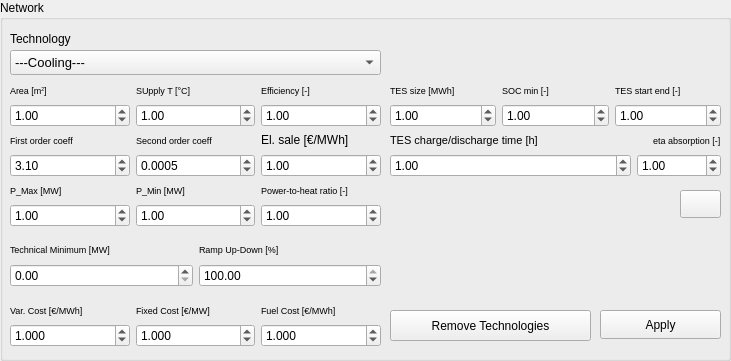
           <widget class="QGroupBox" name="cooling_2">
            <property name="geometry">
             <rect>
              <x>10</x>
              <y>290</y>
              <width>731</width>
              <height>361</height>
             </rect>
            </property>
            <property name="title">
             <string>Network</string>
            </property>
            <widget class="QLabel" name="label_12">
             <property name="geometry">
              <rect>
               <x>10</x>
               <y>30</y>
               <width>161</width>
               <height>17</height>
              </rect>
             </property>
             <property name="text">
              <string>Technology</string>
             </property>
            </widget>
            <widget class="QWidget" name="horizontalLayoutWidget_10">
             <property name="geometry">
              <rect>
               <x>10</x>
               <y>320</y>
               <width>371</width>
               <height>31</height>
              </rect>
             </property>
             <layout class="QHBoxLayout" name="horizontalLayout_9">
              <item>
               <widget class="QDoubleSpinBox" name="networkVariableCost">
                <property name="decimals">
                 <number>3</number>
                </property>
                <property name="maximum">
                 <double>100000.000000000000000</double>
                </property>
                <property name="singleStep">
                 <double>0.010000000000000</double>
                </property>
                <property name="value">
                 <double>1.000000000000000</double>
                </property>
               </widget>
              </item>
              <item>
               <widget class="QDoubleSpinBox" name="networkFixedCost">
                <property name="decimals">
                 <number>3</number>
                </property>
                <property name="maximum">
                 <double>100000.000000000000000</double>
                </property>
                <property name="singleStep">
                 <double>0.010000000000000</double>
                </property>
                <property name="value">
                 <double>1.000000000000000</double>
                </property>
               </widget>
              </item>
              <item>
               <widget class="QDoubleSpinBox" name="networkFuelCost">
                <property name="decimals">
                 <number>3</number>
                </property>
                <property name="maximum">
                 <double>100000.000000000000000</double>
                </property>
                <property name="singleStep">
                 <double>0.010000000000000</double>
                </property>
                <property name="value">
                 <double>1.000000000000000</double>
                </property>
               </widget>
              </item>
             </layout>
            </widget>
            <widget class="QWidget" name="horizontalLayoutWidget_35">
             <property name="geometry">
              <rect>
               <x>10</x>
               <y>80</y>
               <width>371</width>
               <height>21</height>
              </rect>
             </property>
             <layout class="QHBoxLayout" name="horizontalLayout_43">
              <item>
               <widget class="QLabel" name="label_97">
                <property name="text">
                 <string>&lt;html&gt;&lt;head/&gt;&lt;body&gt;&lt;p&gt;&lt;span style=&quot; font-size:7pt;&quot;&gt;Area [m&lt;/span&gt;&lt;span style=&quot; font-size:7pt; vertical-align:super;&quot;&gt;2&lt;/span&gt;&lt;span style=&quot; font-size:7pt;&quot;&gt;]&lt;/span&gt;&lt;/p&gt;&lt;/body&gt;&lt;/html&gt;</string>
                </property>
               </widget>
              </item>
              <item>
               <widget class="QLabel" name="label_98">
                <property name="text">
                 <string>&lt;html&gt;&lt;head/&gt;&lt;body&gt;&lt;p&gt;&lt;span style=&quot; font-size:7pt;&quot;&gt;SUpply T [°C]&lt;/span&gt;&lt;/p&gt;&lt;/body&gt;&lt;/html&gt;</string>
                </property>
               </widget>
              </item>
              <item>
               <widget class="QLabel" name="label_99">
                <property name="text">
                 <string>&lt;html&gt;&lt;head/&gt;&lt;body&gt;&lt;p&gt;&lt;span style=&quot; font-size:7pt;&quot;&gt;Efficiency [-]&lt;/span&gt;&lt;/p&gt;&lt;/body&gt;&lt;/html&gt;</string>
                </property>
               </widget>
              </item>
             </layout>
            </widget>
            <widget class="QWidget" name="horizontalLayoutWidget_37">
             <property name="geometry">
              <rect>
               <x>10</x>
               <y>100</y>
               <width>371</width>
               <height>31</height>
              </rect>
             </property>
             <layout class="QHBoxLayout" name="horizontalLayout_48">
              <item>
               <widget class="QDoubleSpinBox" name="networkarea">
                <property name="maximum">
                 <double>100000.000000000000000</double>
                </property>
                <property name="singleStep">
                 <double>0.010000000000000</double>
                </property>
                <property name="value">
                 <double>1.000000000000000</double>
                </property>
               </widget>
              </item>
              <item>
               <widget class="QDoubleSpinBox" name="networkTemp">
                <property name="minimum">
                 <double>-100000.000000000000000</double>
                </property>
                <property name="maximum">
                 <double>100000.000000000000000</double>
                </property>
                <property name="singleStep">
                 <double>0.010000000000000</double>
                </property>
                <property name="value">
                 <double>1.000000000000000</double>
                </property>
               </widget>
              </item>
              <item>
               <widget class="QDoubleSpinBox" name="networkEta">
                <property name="maximum">
                 <double>100000.000000000000000</double>
                </property>
                <property name="singleStep">
                 <double>0.010000000000000</double>
                </property>
                <property name="value">
                 <double>1.000000000000000</double>
                </property>
               </widget>
              </item>
             </layout>
            </widget>
            <widget class="QWidget" name="horizontalLayoutWidget_42">
             <property name="geometry">
              <rect>
               <x>10</x>
               <y>130</y>
               <width>371</width>
               <height>21</height>
              </rect>
             </property>
             <layout class="QHBoxLayout" name="horizontalLayout_54">
              <item>
               <widget class="QLabel" name="label_100">
                <property name="text">
                 <string>&lt;html&gt;&lt;head/&gt;&lt;body&gt;&lt;p&gt;&lt;span style=&quot; font-size:7pt;&quot;&gt;First order coeff&lt;/span&gt;&lt;/p&gt;&lt;/body&gt;&lt;/html&gt;</string>
                </property>
               </widget>
              </item>
              <item>
               <widget class="QLabel" name="label_101">
                <property name="text">
                 <string>&lt;html&gt;&lt;head/&gt;&lt;body&gt;&lt;p&gt;&lt;span style=&quot; font-size:7pt;&quot;&gt;Second order coeff&lt;/span&gt;&lt;/p&gt;&lt;/body&gt;&lt;/html&gt;</string>
                </property>
               </widget>
              </item>
              <item>
               <widget class="QLabel" name="label_86">
                <property name="text">
                 <string>&lt;html&gt;&lt;head/&gt;&lt;body&gt;&lt;p&gt;El. sale [€/MWh]&lt;/p&gt;&lt;/body&gt;&lt;/html&gt;</string>
                </property>
               </widget>
              </item>
             </layout>
            </widget>
            <widget class="QWidget" name="horizontalLayoutWidget_52">
             <property name="geometry">
              <rect>
               <x>10</x>
               <y>150</y>
               <width>371</width>
               <height>31</height>
              </rect>
             </property>
             <layout class="QHBoxLayout" name="horizontalLayout_55">
              <item>
               <widget class="QDoubleSpinBox" name="network1coeff">
                <property name="minimum">
                 <double>-100000.000000000000000</double>
                </property>
                <property name="maximum">
                 <double>100000.000000000000000</double>
                </property>
                <property name="singleStep">
                 <double>0.010000000000000</double>
                </property>
                <property name="value">
                 <double>3.100000000000000</double>
                </property>
               </widget>
              </item>
              <item>
               <widget class="QDoubleSpinBox" name="network2coeff">
                <property name="decimals">
                 <number>4</number>
                </property>
                <property name="maximum">
                 <double>100000.000000000000000</double>
                </property>
                <property name="singleStep">
                 <double>0.010000000000000</double>
                </property>
                <property name="value">
                 <double>0.000500000000000</double>
                </property>
               </widget>
              </item>
              <item>
               <widget class="QDoubleSpinBox" name="network_el_sale">
                <property name="maximum">
                 <double>999999999.000000000000000</double>
                </property>
                <property name="value">
                 <double>1.000000000000000</double>
                </property>
               </widget>
              </item>
             </layout>
            </widget>
            <widget class="QWidget" name="horizontalLayoutWidget_17">
             <property name="geometry">
              <rect>
               <x>10</x>
               <y>240</y>
               <width>371</width>
               <height>20</height>
              </rect>
             </property>
             <layout class="QHBoxLayout" name="horizontalLayout_56">
              <item>
               <widget class="QLabel" name="label_20">
                <property name="text">
                 <string>&lt;html&gt;&lt;head/&gt;&lt;body&gt;&lt;p&gt;&lt;span style=&quot; font-size:7pt;&quot;&gt;Technical Minimum [MW]&lt;/span&gt;&lt;/p&gt;&lt;/body&gt;&lt;/html&gt;</string>
                </property>
               </widget>
              </item>
              <item>
               <widget class="QLabel" name="label_64">
                <property name="text">
                 <string>&lt;html&gt;&lt;head/&gt;&lt;body&gt;&lt;p&gt;&lt;span style=&quot; font-size:7pt;&quot;&gt;Ramp Up-Down [%]&lt;/span&gt;&lt;/p&gt;&lt;/body&gt;&lt;/html&gt;</string>
                </property>
               </widget>
              </item>
             </layout>
            </widget>
            <widget class="QWidget" name="horizontalLayoutWidget_19">
             <property name="geometry">
              <rect>
               <x>10</x>
               <y>260</y>
               <width>371</width>
               <height>31</height>
              </rect>
             </property>
             <layout class="QHBoxLayout" name="horizontalLayout_57">
              <item>
               <widget class="QDoubleSpinBox" name="networkTechMin">
                <property name="maximum">
                 <double>1000000.000000000000000</double>
                </property>
                <property name="singleStep">
                 <double>0.010000000000000</double>
                </property>
                <property name="value">
                 <double>0.000000000000000</double>
                </property>
               </widget>
              </item>
              <item>
               <widget class="QDoubleSpinBox" name="networkRampUpDown">
                <property name="maximum">
                 <double>100.000000000000000</double>
                </property>
                <property name="singleStep">
                 <double>1.000000000000000</double>
                </property>
                <property name="value">
                 <double>100.000000000000000</double>
                </property>
               </widget>
              </item>
             </layout>
            </widget>
            <widget class="QWidget" name="horizontalLayoutWidget_53">
             <property name="geometry">
              <rect>
               <x>10</x>
               <y>300</y>
               <width>371</width>
               <height>21</height>
              </rect>
             </property>
             <layout class="QHBoxLayout" name="horizontalLayout_58">
              <item>
               <widget class="QLabel" name="label_79">
                <property name="text">
                 <string>&lt;html&gt;&lt;head/&gt;&lt;body&gt;&lt;p&gt;&lt;span style=&quot; font-size:7pt;&quot;&gt;Var. Cost [€/MWh]&lt;/span&gt;&lt;/p&gt;&lt;/body&gt;&lt;/html&gt;</string>
                </property>
               </widget>
              </item>
              <item>
               <widget class="QLabel" name="label_63">
                <property name="text">
                 <string>&lt;html&gt;&lt;head/&gt;&lt;body&gt;&lt;p&gt;&lt;span style=&quot; font-size:7pt;&quot;&gt;Fixed Cost [€/MW]&lt;/span&gt;&lt;/p&gt;&lt;/body&gt;&lt;/html&gt;</string>
                </property>
               </widget>
              </item>
              <item>
               <widget class="QLabel" name="label_80">
                <property name="text">
                 <string>&lt;html&gt;&lt;head/&gt;&lt;body&gt;&lt;p&gt;&lt;span style=&quot; font-size:7pt;&quot;&gt;Fuel Cost [€/MWh]&lt;/span&gt;&lt;/p&gt;&lt;/body&gt;&lt;/html&gt;</string>
                </property>
               </widget>
              </item>
             </layout>
            </widget>
            <widget class="QWidget" name="horizontalLayoutWidget_54">
             <property name="geometry">
              <rect>
               <x>390</x>
               <y>80</y>
               <width>331</width>
               <height>21</height>
              </rect>
             </property>
             <layout class="QHBoxLayout" name="horizontalLayout_59">
              <item>
               <widget class="QLabel" name="label_103">
                <property name="text">
                 <string>&lt;html&gt;&lt;head/&gt;&lt;body&gt;&lt;p&gt;&lt;span style=&quot; font-size:7pt;&quot;&gt;TES size [MWh]&lt;/span&gt;&lt;/p&gt;&lt;/body&gt;&lt;/html&gt;</string>
                </property>
               </widget>
              </item>
              <item>
               <widget class="QLabel" name="label_104">
                <property name="text">
                 <string>&lt;html&gt;&lt;head/&gt;&lt;body&gt;&lt;p&gt;&lt;span style=&quot; font-size:7pt;&quot;&gt;SOC min [-]&lt;/span&gt;&lt;/p&gt;&lt;/body&gt;&lt;/html&gt;</string>
                </property>
               </widget>
              </item>
              <item>
               <widget class="QLabel" name="label_105">
                <property name="text">
                 <string>&lt;html&gt;&lt;head/&gt;&lt;body&gt;&lt;p&gt;&lt;span style=&quot; font-size:7pt;&quot;&gt;TES start end [-]&lt;/span&gt;&lt;/p&gt;&lt;/body&gt;&lt;/html&gt;</string>
                </property>
               </widget>
              </item>
             </layout>
            </widget>
            <widget class="QWidget" name="horizontalLayoutWidget_55">
             <property name="geometry">
              <rect>
               <x>390</x>
               <y>100</y>
               <width>331</width>
               <height>31</height>
              </rect>
             </property>
             <layout class="QHBoxLayout" name="horizontalLayout_60">
              <item>
               <widget class="QDoubleSpinBox" name="networkTes_size">
                <property name="maximum">
                 <double>100000.000000000000000</double>
                </property>
                <property name="singleStep">
                 <double>0.010000000000000</double>
                </property>
                <property name="value">
                 <double>1.000000000000000</double>
                </property>
               </widget>
              </item>
              <item>
               <widget class="QDoubleSpinBox" name="networkSocMin">
                <property name="maximum">
                 <double>100000.000000000000000</double>
                </property>
                <property name="singleStep">
                 <double>0.010000000000000</double>
                </property>
                <property name="value">
                 <double>1.000000000000000</double>
                </property>
               </widget>
              </item>
              <item>
               <widget class="QDoubleSpinBox" name="networkTesStartEnd">
                <property name="maximum">
                 <double>100000.000000000000000</double>
                </property>
                <property name="singleStep">
                 <double>0.010000000000000</double>
                </property>
                <property name="value">
                 <double>1.000000000000000</double>
                </property>
               </widget>
              </item>
             </layout>
            </widget>
            <widget class="QWidget" name="horizontalLayoutWidget_56">
             <property name="geometry">
              <rect>
               <x>390</x>
               <y>130</y>
               <width>331</width>
               <height>21</height>
              </rect>
             </property>
             <layout class="QHBoxLayout" name="horizontalLayout_61">
              <item>
               <widget class="QLabel" name="label_106">
                <property name="sizePolicy">
                 <sizepolicy hsizetype="Expanding" vsizetype="Preferred">
                  <horstretch>0</horstretch>
                  <verstretch>0</verstretch>
                 </sizepolicy>
                </property>
                <property name="text">
                 <string>&lt;html&gt;&lt;head/&gt;&lt;body&gt;&lt;p&gt;&lt;span style=&quot; font-size:8pt;&quot;&gt;TES charge/discharge time [h]&lt;/span&gt;&lt;/p&gt;&lt;/body&gt;&lt;/html&gt;</string>
                </property>
               </widget>
              </item>
              <item>
               <widget class="QLabel" name="label_107">
                <property name="text">
                 <string>&lt;html&gt;&lt;head/&gt;&lt;body&gt;&lt;p&gt;&lt;span style=&quot; font-size:7pt;&quot;&gt;eta absorption [-]&lt;/span&gt;&lt;/p&gt;&lt;/body&gt;&lt;/html&gt;</string>
                </property>
               </widget>
              </item>
             </layout>
            </widget>
            <widget class="QWidget" name="horizontalLayoutWidget_57">
             <property name="geometry">
              <rect>
               <x>390</x>
               <y>150</y>
               <width>331</width>
               <height>31</height>
              </rect>
             </property>
             <layout class="QHBoxLayout" name="horizontalLayout_62">
              <item>
               <widget class="QDoubleSpinBox" name="networkTes_discharge">
                <property name="sizePolicy">
                 <sizepolicy hsizetype="Expanding" vsizetype="Fixed">
                  <horstretch>0</horstretch>
                  <verstretch>0</verstretch>
                 </sizepolicy>
                </property>
                <property name="maximum">
                 <double>100000.000000000000000</double>
                </property>
                <property name="singleStep">
                 <double>0.010000000000000</double>
                </property>
                <property name="value">
                 <double>1.000000000000000</double>
                </property>
               </widget>
              </item>
              <item>
               <widget class="QDoubleSpinBox" name="networkCop_absorption">
                <property name="maximum">
                 <double>100000.000000000000000</double>
                </property>
                <property name="singleStep">
                 <double>0.010000000000000</double>
                </property>
                <property name="value">
                 <double>1.000000000000000</double>
                </property>
               </widget>
              </item>
             </layout>
            </widget>
            <widget class="QWidget" name="horizontalLayoutWidget_59">
             <property name="geometry">
              <rect>
               <x>10</x>
               <y>180</y>
               <width>371</width>
               <height>21</height>
              </rect>
             </property>
             <layout class="QHBoxLayout" name="horizontalLayout_65">
              <item>
               <widget class="QLabel" name="label_35">
                <property name="text">
                 <string>&lt;html&gt;&lt;head/&gt;&lt;body&gt;&lt;p&gt;&lt;span style=&quot; font-size:7pt;&quot;&gt;P_Max [MW]&lt;/span&gt;&lt;/p&gt;&lt;/body&gt;&lt;/html&gt;</string>
                </property>
               </widget>
              </item>
              <item>
               <widget class="QLabel" name="label_36">
                <property name="text">
                 <string>&lt;html&gt;&lt;head/&gt;&lt;body&gt;&lt;p&gt;&lt;span style=&quot; font-size:7pt;&quot;&gt;P_Min [MW]&lt;/span&gt;&lt;/p&gt;&lt;/body&gt;&lt;/html&gt;</string>
                </property>
               </widget>
              </item>
              <item>
               <widget class="QLabel" name="label_108">
                <property name="text">
                 <string>&lt;html&gt;&lt;head/&gt;&lt;body&gt;&lt;p&gt;&lt;span style=&quot; font-size:7pt;&quot;&gt;Power-to-heat ratio [-]&lt;/span&gt;&lt;/p&gt;&lt;/body&gt;&lt;/html&gt;</string>
                </property>
               </widget>
              </item>
             </layout>
            </widget>
            <widget class="QWidget" name="horizontalLayoutWidget_60">
             <property name="geometry">
              <rect>
               <x>10</x>
               <y>200</y>
               <width>371</width>
               <height>31</height>
              </rect>
             </property>
             <layout class="QHBoxLayout" name="horizontalLayout_66">
              <item>
               <widget class="QDoubleSpinBox" name="networkP_max">
                <property name="maximum">
                 <double>100000.000000000000000</double>
                </property>
                <property name="singleStep">
                 <double>0.010000000000000</double>
                </property>
                <property name="value">
                 <double>1.000000000000000</double>
                </property>
               </widget>
              </item>
              <item>
               <widget class="QDoubleSpinBox" name="networkP_min">
                <property name="maximum">
                 <double>100000.000000000000000</double>
                </property>
                <property name="singleStep">
                 <double>0.010000000000000</double>
                </property>
                <property name="value">
                 <double>1.000000000000000</double>
                </property>
               </widget>
              </item>
              <item>
               <widget class="QDoubleSpinBox" name="networkcb_CHP">
                <property name="maximum">
                 <double>100000.000000000000000</double>
                </property>
                <property name="singleStep">
                 <double>0.010000000000000</double>
                </property>
                <property name="value">
                 <double>1.000000000000000</double>
                </property>
               </widget>
              </item>
             </layout>
            </widget>
            <widget class="QPushButton" name="insertNetwork">
             <property name="geometry">
              <rect>
               <x>600</x>
               <y>310</y>
               <width>121</width>
               <height>29</height>
              </rect>
             </property>
             <property name="text">
              <string>Apply</string>
             </property>
            </widget>
            <widget class="QPushButton" name="remove_tech_network">
             <property name="geometry">
              <rect>
               <x>390</x>
               <y>310</y>
               <width>201</width>
               <height>31</height>
              </rect>
             </property>
             <property name="toolTip">
              <string notr="true">&lt;html&gt;&lt;head/&gt;&lt;body&gt;&lt;p&gt;Removes all the technologies of the selected generation point. Select a specific technology to remove only a single one.&lt;/p&gt;&lt;/body&gt;&lt;/html&gt;</string>
             </property>
             <property name="toolTipDuration">
              <number>8000</number>
             </property>
             <property name="text">
              <string>Remove Technologies</string>
             </property>
            </widget>
            <widget class="QPushButton" name="network_input_reset">
             <property name="geometry">
              <rect>
               <x>680</x>
               <y>190</y>
               <width>41</width>
               <height>28</height>
              </rect>
             </property>
             <property name="maximumSize">
              <size>
               <width>16777212</width>
               <height>16777215</height>
              </size>
             </property>
             <property name="toolTip">
              <string notr="true">&lt;html&gt;&lt;head/&gt;&lt;body&gt;&lt;p&gt;Set inputs to default values.&lt;/p&gt;&lt;/body&gt;&lt;/html&gt;</string>
             </property>
             <property name="toolTipDuration">
              <number>4000</number>
             </property>
             <property name="text">
              <string/>
             </property>
            </widget>
            <widget class="QComboBox" name="networkTechnology">
             <property name="geometry">
              <rect>
               <x>10</x>
               <y>50</y>
               <width>371</width>
               <height>25</height>
              </rect>
             </property>
             <property name="font">
              <font>
               <pointsize>10</pointsize>
              </font>
             </property>
             <property name="editable">
              <bool>false</bool>
             </property>
             <property name="currentText">
              <string>---Cooling---</string>
             </property>
             <property name="minimumContentsLength">
              <number>0</number>
             </property>
             <item>
              <property name="text">
               <string>---Cooling---</string>
              </property>
             </item>
             <item>
              <property name="text">
               <string>Heat pump</string>
              </property>
             </item>
             <item>
              <property name="text">
               <string>Waste cooling – HEX </string>
              </property>
             </item>
             <item>
              <property name="text">
               <string>waste_heat_heat_pumps_temperature_group1</string>
              </property>
             </item>
             <item>
              <property name="text">
               <string>waste_heat_heat_pumps_temperature_group2</string>
              </property>
             </item>
             <item>
              <property name="text">
               <string>waste_heat_heat_pumps_temperature_group3</string>
              </property>
             </item>
             <item>
              <property name="text">
               <string>Absorption heat pump</string>
              </property>
             </item>
             <item>
              <property name="text">
               <string>Thermal energy storage</string>
              </property>
             </item>
             <item>
              <property name="text">
               <string/>
              </property>
             </item>
             <item>
              <property name="text">
               <string>-----Heating-----</string>
              </property>
             </item>
             <item>
              <property name="text">
               <string>Thermal energy storage</string>
              </property>
             </item>
             <item>
              <property name="text">
               <string>Seasonal thermal energy storage</string>
              </property>
             </item>
             <item>
              <property name="text">
               <string/>
              </property>
             </item>
             <item>
              <property name="text">
               <string>---  High Temperature (T&gt;70 °C)---</string>
              </property>
             </item>
             <item>
              <property name="text">
               <string>Gas Boiler</string>
              </property>
             </item>
             <item>
              <property name="text">
               <string>Biomass Boiler</string>
              </property>
             </item>
             <item>
              <property name="text">
               <string>Oil Boiler</string>
              </property>
             </item>
             <item>
              <property name="text">
               <string>Electrical Heater</string>
              </property>
             </item>
             <item>
              <property name="text">
               <string>Gas CHP</string>
              </property>
             </item>
             <item>
              <property name="text">
               <string>Oil CHP</string>
              </property>
             </item>
             <item>
              <property name="text">
               <string>Biomass CHP</string>
              </property>
             </item>
             <item>
              <property name="text">
               <string>Waste heat ORC</string>
              </property>
             </item>
             <item>
              <property name="text">
               <string>Deep geothermal ORC</string>
              </property>
             </item>
             <item>
              <property name="text">
               <string>Gas ORC</string>
              </property>
             </item>
             <item>
              <property name="text">
               <string>Biomass ORC</string>
              </property>
             </item>
             <item>
              <property name="text">
               <string>Deep geothermal HEX</string>
              </property>
             </item>
             <item>
              <property name="text">
               <string>Industrial waste heat HEX</string>
              </property>
             </item>
             <item>
              <property name="text">
               <string>Waste Heat Compression Heat Pump High T</string>
              </property>
             </item>
             <item>
              <property name="text">
               <string/>
              </property>
             </item>
             <item>
              <property name="text">
               <string>--- Medium Temperature  (40 °C&lt;T&lt;70 °C)---</string>
              </property>
             </item>
             <item>
              <property name="text">
               <string>Air Source Compression Heat Pump</string>
              </property>
             </item>
             <item>
              <property name="text">
               <string>Shallow geothermal compression heat pump</string>
              </property>
             </item>
             <item>
              <property name="text">
               <string>Air source gas absorption heat pump</string>
              </property>
             </item>
             <item>
              <property name="text">
               <string>Shallow geothermal gas absorption heat pump</string>
              </property>
             </item>
             <item>
              <property name="text">
               <string>Evacuated tube solar collectors</string>
              </property>
             </item>
             <item>
              <property name="text">
               <string>Waste Heat Compression Heat Pump Medium T</string>
              </property>
             </item>
             <item>
              <property name="text">
               <string>Seasonal waste heat heat pumps</string>
              </property>
             </item>
             <item>
              <property name="text">
               <string>Waste heat absorption heat pump</string>
              </property>
             </item>
             <item>
              <property name="text">
               <string/>
              </property>
             </item>
             <item>
              <property name="text">
               <string>--- Low Temperature  (T&lt;40 °C)---</string>
              </property>
             </item>
             <item>
              <property name="text">
               <string>Flat plate solar collectors</string>
              </property>
             </item>
             <item>
              <property name="text">
               <string>Waste Heat Compression Heat Pump Low T</string>
              </property>
             </item>
             <item>
              <property name="text">
               <string>Air Source Compression Heat Pump</string>
              </property>
             </item>
             <item>
              <property name="text">
               <string>Shallow geothermal compression heat pump</string>
              </property>
             </item>
            </widget>
           </widget>
